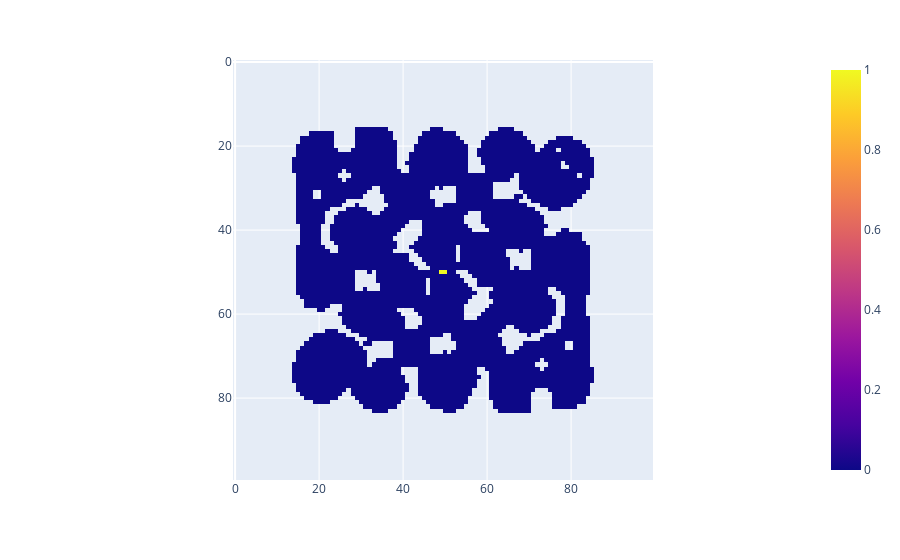

The notebook cell saved with this chart:
### Code cell
result = np.where(pathing == 1, 0.0, np.inf)
for x, y in path:
    result[x, y] = 1.0
px.imshow(result)

### Figure 1 — Plotly figure (JSON) as saved in the notebook; plotly's stock layout.template omitted (floating-point values rounded to 4 significant figures; data arrays with more than 128 entries replaced by an {"elided": "..."} marker saying what was removed)
{"data": [{"coloraxis": "coloraxis", "hovertemplate": "x: %{x}<br>y: %{y}<br>color: %{z}<extra></extra>", "name": "0", "type": "heatmap", "xaxis": "x", "yaxis": "y", "z": {"elided": "100x100 int values"}}], "layout": {"coloraxis": {"colorscale": [[0, "#0d0887"], [0.1111, "#46039f"], [0.2222, "#7201a8"], [0.3333, "#9c179e"], [0.4444, "#bd3786"], [0.5556, "#d8576b"], [0.6667, "#ed7953"], [0.7778, "#fb9f3a"], [0.8889, "#fdca26"], [1, "#f0f921"]]}, "margin": {"t": 60}, "xaxis": {"anchor": "y", "constrain": "domain", "domain": [0, 1], "scaleanchor": "y"}, "yaxis": {"anchor": "x", "autorange": "reversed", "constrain": "domain", "domain": [0, 1]}}}
